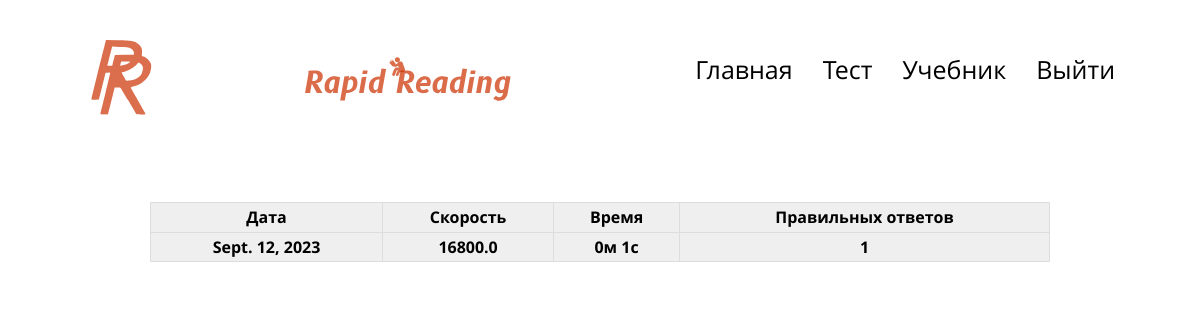
Before: /profile/results (signed in) with the older database file.
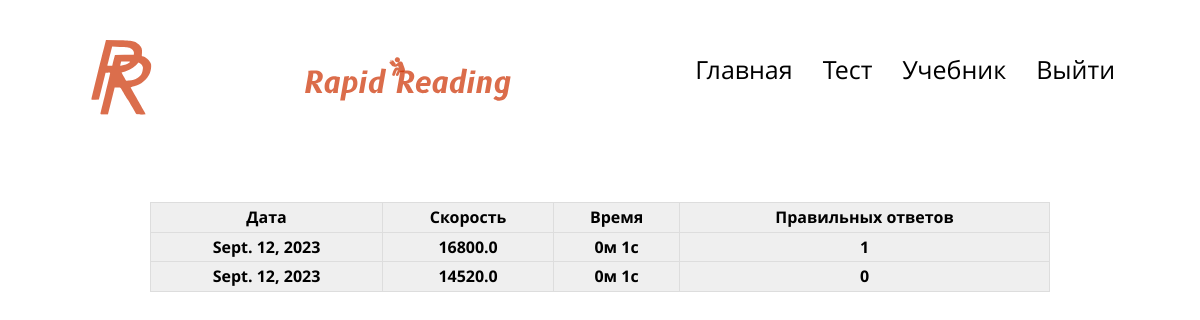
After: the same page with the newer database file.
### speedcheckapp/models.py (models this page shows)
class Result(models.Model):
    date = models.DateField(auto_now_add=True)
    time = models.CharField(max_length=5)
    questions = models.PositiveIntegerField(blank=True, null=True)
    speed = models.FloatField()
    user_id = models.IntegerField()

### app/views.py (the view)
# urls.py: path('profile/results', my_results_view, name='my_results'),
def my_results_view(request):
    context = {
        'results': Result.objects.filter(user_id=request.user.id)
    }
    return render(request, 'app/profile-results.html', context=context)

### app/templates/app/profile-results.html (shortened to what this page needs)
{% load static %}
<!DOCTYPE html>
<html lang="ru">
<head>
    <link rel="stylesheet" href="{% static '/app/normalize.css' %}">
    <link rel="stylesheet" href="{% static '/app/profile-results.css' %}">
</head>
<body>
    <header>
        <div class="container header-container">
            <a class="logo" href="{% url 'home' %}">
                <img src="{% static 'app/img/Logo img.svg' %}" alt="logo img">
            </a>
            <img class="logo2" src="{% static 'app/img/Logo 2.svg' %}" alt="cool logo img">
            <nav class="header-nav">
                <ul class="header-list">
                    <li class="header-list-item">
                        <a href="{% url 'home' %}" class="header-link">
                            Главная
                        </a>
                    </li>
                    <li class="header-list-item">
                        <a href="{% url 'start' %}" class="header-link">
                            Тест
                        </a>
                    </li>
                    <li class="header-list-item">
                        <div class="profile">
                            {% if not user.is_authenticated %}
                            <a href="{% url 'login' %}" class="header-link">
                                Войти
                            </a>
                            {% else %}
                                 <a href="{% url 'manual' %}"><span class="profile-name">Учебник</span></a>
                            {% endif %}
                        </div>
                    </li>
                    <li class="header-list-item">
                        {% if user.is_authenticated %}
                        <a href="{% url 'logout' %}" class="header-link">
                            Выйти
                        </a>
                        {% else %}
                        <a href="{% url 'manual' %}" class="header-link">
                            Учебник
                        </a>
                        {% endif %}
                    </li>
                </ul>
            </nav>
        </div>
    </header>
    <main>
        <table>
            <tr>
                <th>Дата</th>
                <th>Скорость</th>
                <th>Время</th>
                <th>Правильных ответов</th>
            </tr>
            {% for result in results %}
            <tr>
                <th>{{result.date}}</th>
                <th>{{result.speed}}</th>
                <th>{{ result.time }}</th>
                <th>{{ result.questions }}</th>
            </tr>
            {% endfor %}
        </table>
    </main>
</body>
</html>

Changed rows visible on the page:
added Result: date "Sept. 12, 2023", speed "14520.0", time "0м 1с", questions "0"
